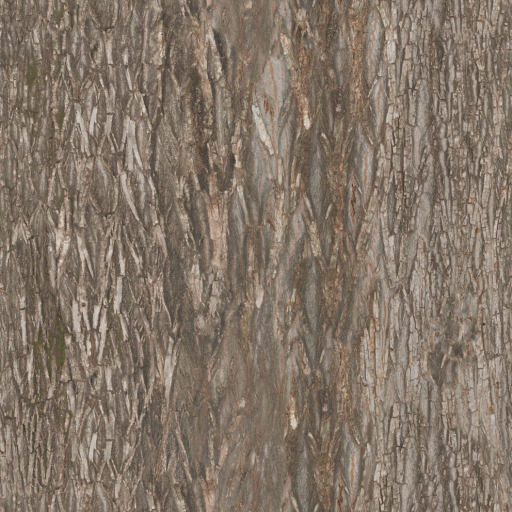
#> input picture assets/coexist/tex/bark_diff.jpg, 1024 x 1024 px (shown at 1/2 size)
$ python relief.py ../../assets/coexist/tex/bark_diff.jpg ../../assets/coexist/tex/bark_nor.jpg ../../assets/coexist/tex/bark_nor.jpg   (older library calls are emulated)
#> lines starting #> are read from the running program, lines starting #| are printed output that depends on the picture; after the words box and inside, x2 and y2 are one past the last pixel; in counts of white or black regions, pixels touching at a corner belong together
import cv2, numpy as np, sys
src, mpath, out = sys.argv[1], sys.argv[2], sys.argv[3]
im = cv2.imread(src); m = cv2.imread(mpath,0)
#> further down, im is the input picture: shape (1024, 1024, 3); mean B, G, R 103.7, 117.4, 131.9
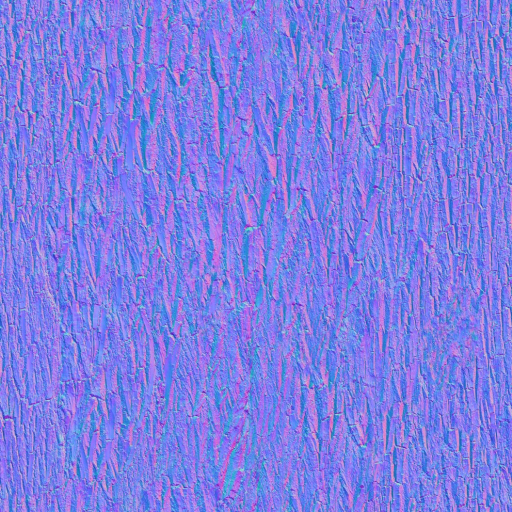
#> input picture assets/coexist/tex/bark_nor.jpg, 1024 x 1024 px (shown at 1/2 size)
h,w = m.shape
#> h = 1024; w = 1024
mb = (m>127).astype(np.uint8)
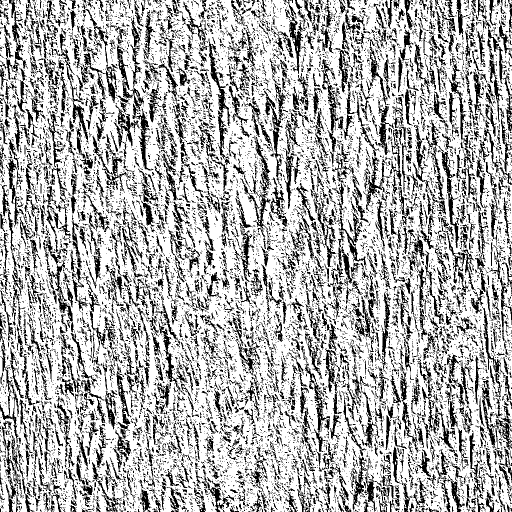
#> mb: shape (1024, 1024) (shown at 1/2 size); values 0 (black) and 1 (white), 70.1% white; 12741 black regions (10660 under 20 px), largest, box (x1, y1, x2, y2) and area: (418, 77, 461, 317) 2009, (528, 167, 572, 368) 1946, (480, 274, 541, 461) 1819
d = cv2.distanceTransform(mb,cv2.DIST_L2,5)
z = np.sqrt(d)                      # inflate: bigger parts bulge more
z = cv2.GaussianBlur(z,(0,0),14)
z /= z.max()
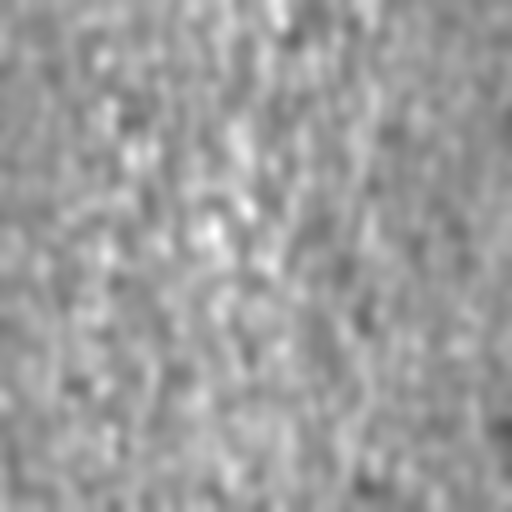
#> z: shape (1024, 1024) float32 (shown at 1/2 size); min 0.343, max 1, mean 0.621
# fine surface detail from the photo (seams, wear) — small weight
g = cv2.cvtColor(im,cv2.COLOR_BGR2GRAY).astype(np.float32)/255
hp = g - cv2.GaussianBlur(g,(0,0),5)
z = np.clip(z + 0.02*hp*(z>0.02), 0, 1) * mb
z = cv2.GaussianBlur(z,(0,0),1.2)
# textures
W = min(1024, w)//2*2; H = int(W*h/w)//2*2
#> after `W = min(1024, w) // 2 * 2`: W = 1024
#> after `H = int(W * h / w) // 2 * 2`: H = 1024
col = cv2.cvtColor(im,cv2.COLOR_BGR2BGRA); col[:,:,3] = m
cv2.imwrite(out+'_color.webp', cv2.resize(col,(W,H),interpolation=cv2.INTER_AREA), [cv2.IMWRITE_WEBP_QUALITY, 88])
zs = cv2.resize(z,(512,int(512*h/w)),interpolation=cv2.INTER_AREA)
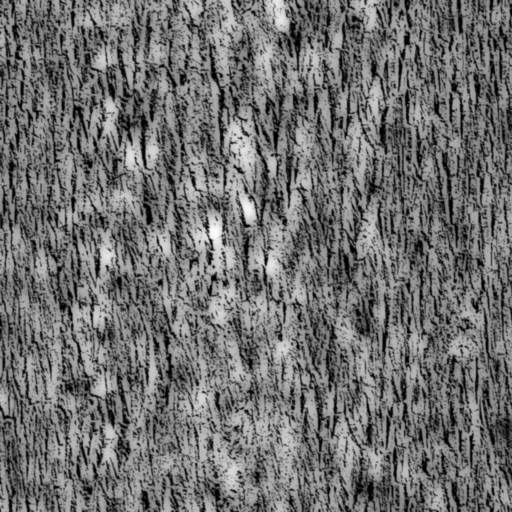
#> zs: shape (512, 512) float32; min 1.57e-06, max 0.997, mean 0.441
cv2.imwrite(out+'_depth.png', (zs*255).astype(np.uint8))
# normal map (scale to taste)
zn = cv2.resize(z,(W,H),interpolation=cv2.INTER_AREA)*60
gx = cv2.Sobel(zn,cv2.CV_32F,1,0,ksize=3); gy = cv2.Sobel(zn,cv2.CV_32F,0,1,ksize=3)
#> after `gy = cv2.Sobel(zn, cv2.CV_32F, 0, 1, ksize=3)`:
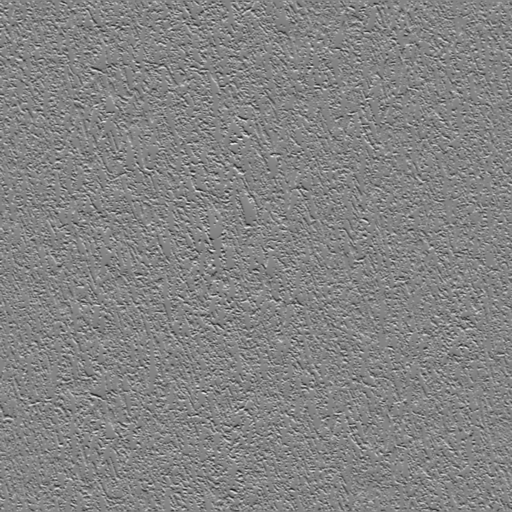
#> gy: shape (1024, 1024) float32 (shown at 1/2 size); min -113.8, max 105.9, mean 0; drawn with min black and max white
n = np.dstack([-gx,gy,np.full_like(gx,8)]); n /= np.linalg.norm(n,axis=2,keepdims=True)
#> after `n /= np.linalg.norm(n, axis=2, keepdims=True)`:
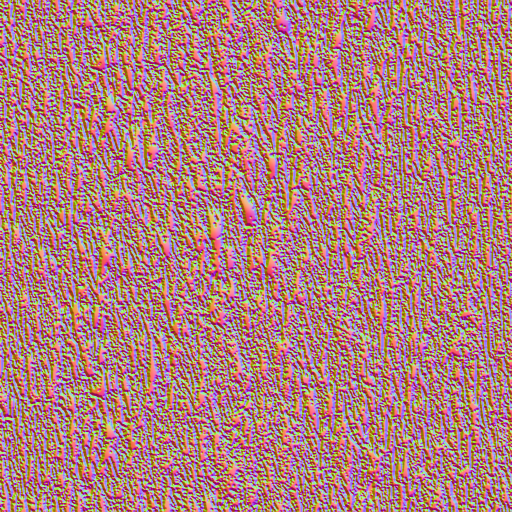
#> n: shape (1024, 1024, 3) float32 (shown at 1/2 size); mean of channels 0, 1, 2 -0.00487, 0.00104, 0.379; drawn with min black and max white
nm = ((n*0.5+0.5)*255).astype(np.uint8)
cv2.imwrite(out+'_normal.png', cv2.cvtColor(nm,cv2.COLOR_RGB2BGR))
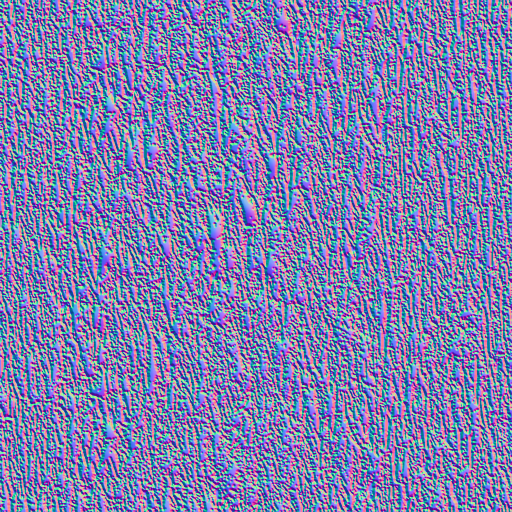
#> saved as bark_nor.jpg_normal.png: shape (1024, 1024, 3) (shown at 1/2 size); mean B, G, R 175.3, 127.1, 126.4
cv2.imwrite(out+'_depth_view.png', (zs*255).astype(np.uint8))
print(W,H)
#| 1024 1024
